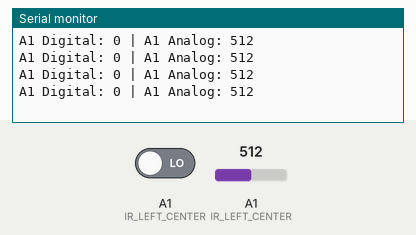
A sketch run on a simulated Arduino Uno, built with avr-gcc and run on an emulated ATmega328P. Parts: the last lines printed to the serial monitor. The inputs (shaded band) are chosen by the test bench; at power-on: A1 (IR_LEFT_CENTER) = 512, A1 (IR_LEFT_CENTER) LOW.

Above: at 1.2 s.
1.3 s: A1 (IR_LEFT_CENTER) set to 716
At 1.71 s:
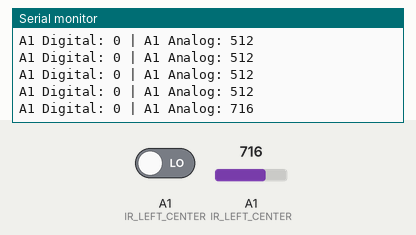
2.8 s: A1 (IR_LEFT_CENTER) driven HIGH
At 3.21 s:
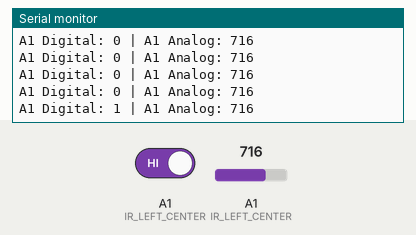
4.3 s: A1 (IR_LEFT_CENTER) set to 900
At 4.41 s:
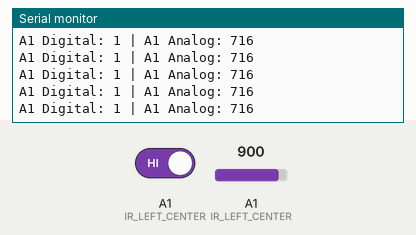
5.8 s: A1 (IR_LEFT_CENTER) driven LOW
At 6.22 s:
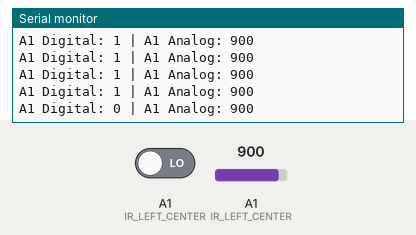
Timing chart, 0 to 8.3 s (numbered marks = the images above; inputs shaded):
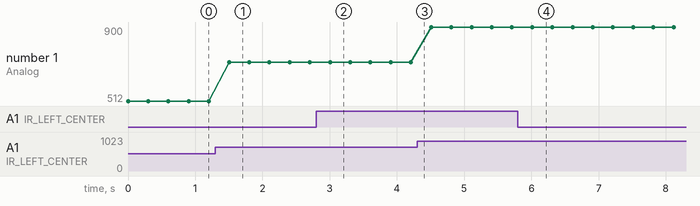

Measured:
- after the input at 1.3 s, the serial monitor: prints a new line after 0.20 s (image 1)
- after the input at 2.8 s, the serial monitor: prints a new line after 0.21 s (image 2)
- after the input at 5.8 s, the serial monitor: prints a new line after 0.21 s (image 4)
- plotted number 1: 512 → 716 after the input at 1.3 s, 716 → 900 after the input at 4.3 s

The sketch:

03_Car-1_IR_Sensor_Calibration.ino
```cpp
#define IR_LEFT         A0  // Analog pin, can read 0-1023
#define IR_LEFT_CENTER  A1  // Analog pin, can read 0-1023
#define IR_RIGHT_CENTER A2  // Analog pin, can read 0-1023
#define IR_RIGHT        A3  // Analog pin, can read 0-1023

void setup() {
  pinMode(IR_LEFT_CENTER, INPUT);  // Test A1 only
  Serial.begin(9600);
}

void loop() {
  // Test ONLY Left Sensor (A0)
  Serial.print("A1 Digital: "); Serial.print(digitalRead(IR_LEFT_CENTER));
  Serial.print(" | A1 Analog: "); Serial.println(analogRead(IR_LEFT_CENTER));

  delay(300);
}
```
